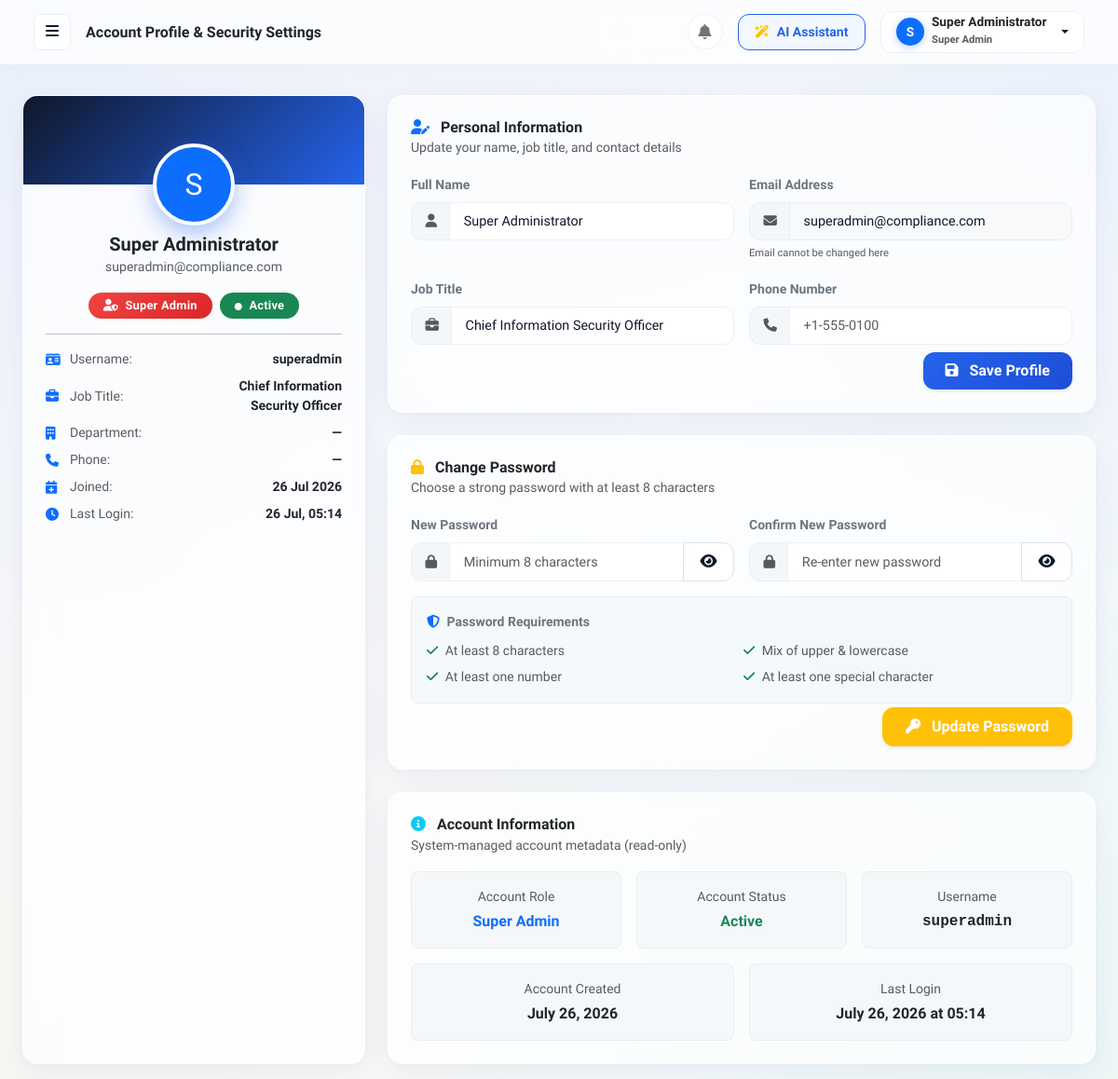
The page /profile (signed in) on the database as committed earlier.
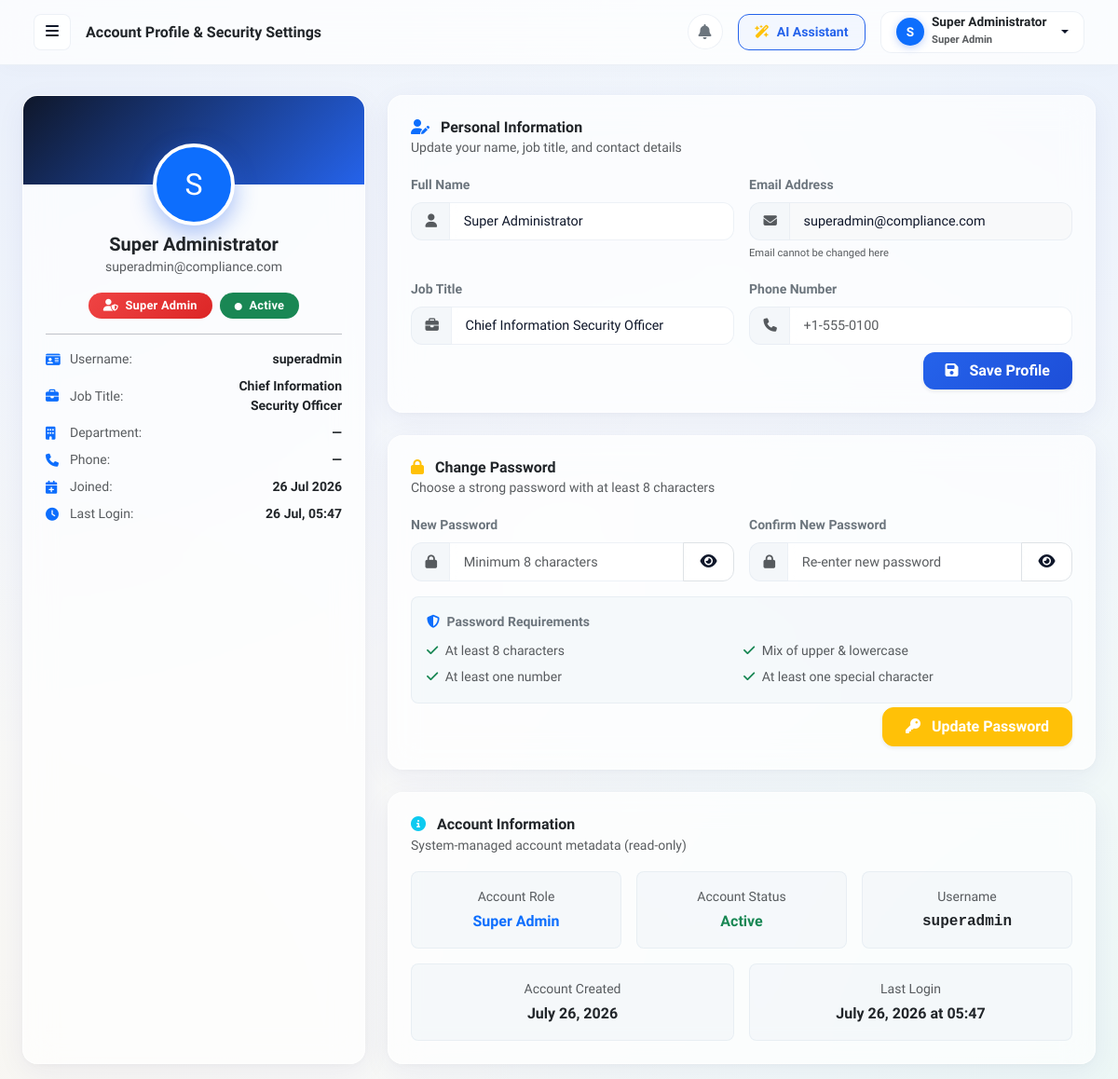
The same page on the database as committed later.
### models.py (models this page shows, shortened)
class User(UserMixin, db.Model):
    __tablename__ = 'users'
    id                  = db.Column(db.Integer, primary_key=True)
    full_name           = db.Column(db.String(100), nullable=False)
    username            = db.Column(db.String(80),  nullable=False, unique=True)
    email               = db.Column(db.String(120), nullable=False, unique=True, index=True)
    password_hash       = db.Column(db.String(256), nullable=False)
    role                = db.Column(db.String(30),  nullable=False, default='Employee')
    department_id       = db.Column(db.Integer, db.ForeignKey('departments.id'), nullable=True)
    phone               = db.Column(db.String(30),  nullable=True)
    profile_image       = db.Column(db.String(255), default='default_avatar.png')
    job_title           = db.Column(db.String(100), nullable=True)
    status              = db.Column(db.String(20),  default='Active')  # Active / Inactive
    must_change_password= db.Column(db.Boolean,     default=False)
    last_login          = db.Column(db.DateTime,    nullable=True)
    created_at          = db.Column(db.DateTime,    default=datetime.utcnow)
    updated_at          = db.Column(db.DateTime,    default=datetime.utcnow, onupdate=datetime.utcnow)
    tasks_assigned  = db.relationship('Task', foreign_keys='Task.assigned_to_id', backref='assignee',   lazy=True)
    tasks_created   = db.relationship('Task', foreign_keys='Task.assigned_by_id', backref='creator',    lazy=True)
    evidence_up     = db.relationship('Evidence', foreign_keys='Evidence.employee_id',  backref='uploader',  lazy=True)
    evidence_rev    = db.relationship('Evidence', foreign_keys='Evidence.reviewer_id',  backref='reviewer',  lazy=True)
    audits_as       = db.relationship('Audit',   foreign_keys='Audit.auditor_id',       backref='auditor',   lazy=True)
    notifications   = db.relationship('Notification', backref='user', lazy=True)

### app.py (the view, shortened to what this page needs)
@app.route('/profile', methods=['GET', 'POST'])
@login_required
def profile():
    return render_template('profile/index.html')

### app.py (called while the page is built)
@login_manager.user_loader
def load_user(user_id):
    return User.query.get(int(user_id))

@app.context_processor
def inject_globals():
    unread = 0
    if current_user.is_authenticated:
        unread = Notification.query.filter_by(user_id=current_user.id, is_read=False).count()
    return dict(unread_notifications_count=unread)

@app.before_request
def enforce_access_controls():
    public_endpoints = {'landing', 'login', 'register', 'forgot_password', 'reset_password_token', 'login_google', 'static'}
    if request.endpoint in public_endpoints:
        return None
    if current_user.is_authenticated and current_user.status != 'Active':
        logout_user()
        flash('Your account is currently inactive. Please contact an administrator.', 'warning')
        return redirect(url_for('landing'))
    return None

### templates/profile/index.html (shortened to what the changed rows need)
{% extends "layout/base.html" %}
{% block content %}
<div class="row g-4">
    <div class="col-lg-4">
        <div class="glass-card p-0 overflow-hidden h-100">
            <div class="text-center" style="margin-top:-44px;">
                <div class="bg-primary text-white rounded-circle d-flex align-items-center justify-content-center fw-extrabold mx-auto border border-4 border-white"
                     style="width:88px;height:88px;font-size:2rem; box-shadow: 0 8px 24px rgba(37,99,235,0.4);">
                    {{ current_user.full_name[0].upper() if current_user.full_name else 'U' }}
                </div>
            </div>
            <div class="card-body text-center pt-2 pb-4 px-4">
                <h5 class="fw-bold mb-0 text-dark">{{ current_user.full_name }}</h5>
                <small class="text-muted">{{ current_user.email }}</small>
                <div class="my-3">
                    {% if current_user.role == 'Super Admin' %}
                    <span class="badge rounded-pill px-3 py-2" style="background:linear-gradient(135deg,#ef4444,#dc2626);font-size:0.8rem;">
                        <i class="fas fa-user-shield me-1"></i> Super Admin
                    </span>
                    {% elif current_user.role == 'Admin' %}
                    <span class="badge rounded-pill bg-primary px-3 py-2" style="font-size:0.8rem;">
                        <i class="fas fa-user-cog me-1"></i> Admin
                    </span>
                    {% elif current_user.role == 'Auditor' %}
                    <span class="badge rounded-pill bg-info px-3 py-2" style="font-size:0.8rem;">
                        <i class="fas fa-user-check me-1"></i> Auditor
                    </span>
                    {% else %}
                    <span class="badge rounded-pill bg-secondary px-3 py-2" style="font-size:0.8rem;">
                        <i class="fas fa-user-tie me-1"></i> Employee
                    </span>
                    {% endif %}
                    <span class="badge rounded-pill ms-1 px-3 py-2
                        {% if current_user.status == 'Active' %}bg-success{% else %}bg-danger{% endif %}"
                          style="font-size:0.8rem;">
                        <i class="fas fa-circle me-1" style="font-size:0.5rem;"></i>
                        {{ current_user.status }}
                    </span>
                </div>
                <hr class="my-3">
                <ul class="list-unstyled text-start small">
                    <li class="d-flex align-items-center gap-2 mb-2">
                        <i class="fas fa-id-card text-primary" style="width:18px;"></i>
                        <span class="text-muted">Username:</span>
                        <strong class="ms-auto text-dark">{{ current_user.username }}</strong>
                    </li>
                    <li class="d-flex align-items-center gap-2 mb-2">
                        <i class="fas fa-briefcase text-primary" style="width:18px;"></i>
                        <span class="text-muted">Job Title:</span>
                        <strong class="ms-auto text-dark text-end" style="max-width:140px;">{{ current_user.job_title or '—' }}</strong>
                    </li>
                    <li class="d-flex align-items-center gap-2 mb-2">
                    </li>
                    <li class="d-flex align-items-center gap-2 mb-2">
                        <i class="fas fa-phone text-primary" style="width:18px;"></i>
                        <span class="text-muted">Phone:</span>
                        <strong class="ms-auto text-dark">{{ current_user.phone or '—' }}</strong>
                    </li>
                    <li class="d-flex align-items-center gap-2 mb-2">
                        <i class="fas fa-calendar-plus text-primary" style="width:18px;"></i>
                        <span class="text-muted">Joined:</span>
                        <strong class="ms-auto text-dark">{{ current_user.created_at.strftime('%d %b %Y') if current_user.created_at else '—' }}</strong>
                    </li>
                    <li class="d-flex align-items-center gap-2">
                        <i class="fas fa-clock text-primary" style="width:18px;"></i>
                        <span class="text-muted">Last Login:</span>
                        <strong class="ms-auto text-dark">{{ current_user.last_login.strftime('%d %b, %H:%M') if current_user.last_login else 'First login' }}</strong>
                    </li>
                </ul>
            </div>
        </div>
    </div>
    <div class="col-lg-8 d-flex flex-column gap-4">
        <div class="glass-card p-4">
            <form action="{{ url_for('profile') }}" method="POST" id="profileForm">
                <div class="row g-3">
                    <div class="col-md-6">
                        <div class="input-group">
                            <span class="input-group-text"><i class="fas fa-user text-muted"></i></span>
                            <input type="text" name="full_name" class="form-control"
                                   value="{{ current_user.full_name }}" placeholder="Your full name">
                        </div>
                    </div>
                    <div class="col-md-6">
                        <div class="input-group">
                            <span class="input-group-text"><i class="fas fa-envelope text-muted"></i></span>
                            <input type="email" class="form-control bg-light"
                                   value="{{ current_user.email }}" disabled>
                        </div>
                    </div>
                    <div class="col-md-6">
                        <div class="input-group">
                            <span class="input-group-text"><i class="fas fa-briefcase text-muted"></i></span>
                            <input type="text" name="job_title" class="form-control"
                                   value="{{ current_user.job_title or '' }}" placeholder="e.g. Security Analyst">
                        </div>
                    </div>
                </div>
            </form>
        </div>
        <div class="glass-card p-4">
            <div class="row g-3">
                <div class="col-md-4">
                    <div class="p-3 rounded-3 text-center" style="background: rgba(241, 245, 249, 0.6); border: 1px solid rgba(226, 232, 240, 0.7);">
                        <div class="text-muted small mb-1">Account Role</div>
                        <div class="fw-bold text-primary">{{ current_user.role }}</div>
                    </div>
                </div>
                <div class="col-md-4">
                    <div class="p-3 rounded-3 text-center" style="background: rgba(241, 245, 249, 0.6); border: 1px solid rgba(226, 232, 240, 0.7);">
                        <div class="text-muted small mb-1">Account Status</div>
                        <div class="fw-bold {{ 'text-success' if current_user.status == 'Active' else 'text-danger' }}">
                            {{ current_user.status }}
                        </div>
                    </div>
                </div>
                <div class="col-md-4">
                    <div class="p-3 rounded-3 text-center" style="background: rgba(241, 245, 249, 0.6); border: 1px solid rgba(226, 232, 240, 0.7);">
                        <div class="text-muted small mb-1">Username</div>
                        <div class="fw-bold text-dark font-monospace">{{ current_user.username }}</div>
                    </div>
                </div>
                <div class="col-md-6">
                    <div class="p-3 rounded-3 text-center" style="background: rgba(241, 245, 249, 0.6); border: 1px solid rgba(226, 232, 240, 0.7);">
                        <div class="text-muted small mb-1">Account Created</div>
                        <div class="fw-bold text-dark">
                            {{ current_user.created_at.strftime('%B %d, %Y') if current_user.created_at else '—' }}
                        </div>
                    </div>
                </div>
                <div class="col-md-6">
                    <div class="p-3 rounded-3 text-center" style="background: rgba(241, 245, 249, 0.6); border: 1px solid rgba(226, 232, 240, 0.7);">
                        <div class="text-muted small mb-1">Last Login</div>
                        <div class="fw-bold text-dark">
                            {{ current_user.last_login.strftime('%B %d, %Y at %H:%M') if current_user.last_login else 'First session' }}
                        </div>
                    </div>
                </div>
            </div>
        </div>
    </div>
</div>
{% endblock %}

### templates/layout/base.html (shortened to what this page needs)
<!DOCTYPE html>
<html lang="en">
<head>
    <link href="https://cdn.jsdelivr.net/npm/bootstrap@5.3.2/dist/css/bootstrap.min.css" rel="stylesheet">
    <link href="https://cdnjs.cloudflare.com/ajax/libs/font-awesome/6.4.2/css/all.min.css" rel="stylesheet">
    <link rel="stylesheet" href="{{ url_for('static', filename='css/custom.css') }}?v=3.0">
</head>
<body>
<div id="wrapper">
    <div id="content">
        <nav class="navbar navbar-expand-lg top-navbar">
            <div class="container-fluid">
                <button type="button" id="sidebarCollapse" class="btn me-3" title="Toggle Navigation Sidebar">
                    <i class="fas fa-bars"></i>
                </button>
                <div class="d-none d-md-block me-auto">
                    <h6 class="mb-0 fw-bold text-dark">{% block page_title %}Security Compliance{% endblock %}</h6>
                </div>
                <div class="d-flex align-items-center gap-3">
                    <a href="{{ url_for('notifications') }}" class="btn btn-glass position-relative p-2 rounded-circle d-flex align-items-center justify-content-center" style="width:38px;height:38px;" title="Notifications">
                        <i class="fas fa-bell text-secondary"></i>
                    </a>
                    {% if current_user.is_authenticated and current_user.role in ['Super Admin', 'Admin', 'Auditor'] %}
                    <a href="{{ url_for('ai_studio') }}" class="btn btn-sm btn-outline-primary d-flex align-items-center gap-2">
                        <i class="fas fa-wand-magic-sparkles text-warning"></i> <span class="d-none d-sm-inline">AI Assistant</span>
                    </a>
                    {% endif %}
                    <div class="dropdown">
                        <a class="btn btn-glass btn-sm dropdown-toggle d-flex align-items-center gap-2 px-3 py-1"
                           href="#" role="button" data-bs-toggle="dropdown">
                            <div class="bg-primary text-white rounded-circle d-flex align-items-center justify-content-center fw-bold"
                                 style="width:30px;height:30px;font-size:0.85rem; box-shadow: 0 2px 8px rgba(37,99,235,0.3);">
                                {{ current_user.full_name[0].upper() if current_user.is_authenticated else 'G' }}
                            </div>
                            <div class="text-start d-none d-sm-block me-1">
                                <div class="fw-bold text-dark lh-1" style="font-size:0.85rem;">
                                    {{ current_user.full_name if current_user.is_authenticated else 'Guest' }}
                                </div>
                                <small class="text-muted" style="font-size:0.7rem;">{{ current_user.role if current_user.is_authenticated else '' }}</small>
                            </div>
                        </a>
                    </div>
                </div>
            </div>
        </nav>
        <div class="px-4 pt-3">
        </div>
        <div class="container-fluid px-4 py-3">
            {% block content %}{% endblock %}
        </div>
    </div>
</div>
</body>
</html>

Rows that differ between the two databases and show on the page:
changed User "Super Administrator": last_login "26 Jul, 05:14" → "26 Jul, 05:47"; last_login "July 26, 2026 at 05:14" → "July 26, 2026 at 05:47"
